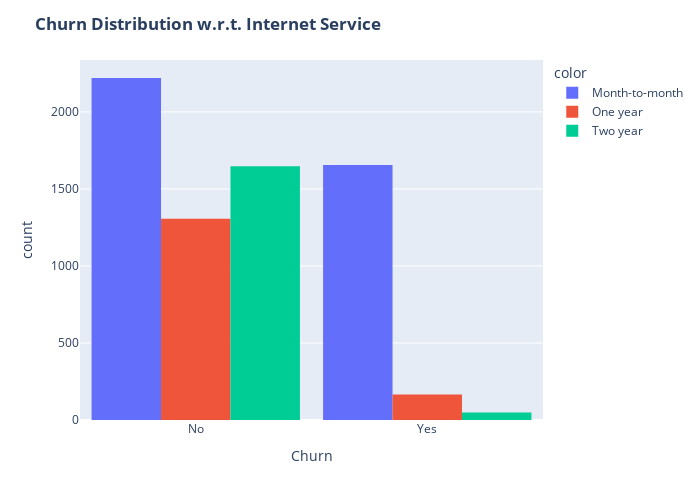

Notebook source saved alongside this figure:
### Markdown cell above
26.6 % of customers switched to another firm.

Customers are 49.5 % female and 50.5 % male

### Code cell
churn_map={0:'No',1:'Yes'}
contract_map={0:'Month-to-month',1:'One year',2:'Two year'}

fig=px.histogram(df_processed,x=Data['Churn'],color=Data['Contract'],barmode='group',labels={'x': 'Churn'})

fig.update_layout()
fig.update_layout(width=700, height=500, bargap=0.1)
fig.update_layout(title_text="<b>Churn Distribution w.r.t. Internet Service </b>")

fig.show()

### Figure 1 — Plotly figure (JSON) as saved in the notebook; plotly's stock layout.template omitted (floating-point values rounded to 4 significant figures; data arrays with more than 128 entries replaced by an {"elided": "..."} marker saying what was removed)
{"data": [{"alignmentgroup": "True", "bingroup": "x", "hovertemplate": "color=Month-to-month<br>Churn=%{x}<br>count=%{y}<extra></extra>", "legendgroup": "Month-to-month", "marker": {"color": "#636efa", "pattern": {"shape": ""}}, "name": "Month-to-month", "offsetgroup": "Month-to-month", "orientation": "v", "showlegend": true, "type": "histogram", "x": {"elided": "3875 str values"}, "xaxis": "x", "yaxis": "y"}, {"alignmentgroup": "True", "bingroup": "x", "hovertemplate": "color=One year<br>Churn=%{x}<br>count=%{y}<extra></extra>", "legendgroup": "One year", "marker": {"color": "#EF553B", "pattern": {"shape": ""}}, "name": "One year", "offsetgroup": "One year", "orientation": "v", "showlegend": true, "type": "histogram", "x": {"elided": "1473 str values"}, "xaxis": "x", "yaxis": "y"}, {"alignmentgroup": "True", "bingroup": "x", "hovertemplate": "color=Two year<br>Churn=%{x}<br>count=%{y}<extra></extra>", "legendgroup": "Two year", "marker": {"color": "#00cc96", "pattern": {"shape": ""}}, "name": "Two year", "offsetgroup": "Two year", "orientation": "v", "showlegend": true, "type": "histogram", "x": {"elided": "1695 str values"}, "xaxis": "x", "yaxis": "y"}], "layout": {"bargap": 0.1, "barmode": "group", "height": 500, "legend": {"title": {"text": "color"}, "tracegroupgap": 0}, "margin": {"t": 60}, "title": {"text": "<b>Churn Distribution w.r.t. Internet Service </b>"}, "width": 700, "xaxis": {"anchor": "y", "domain": [0, 1], "title": {"text": "Churn"}}, "yaxis": {"anchor": "x", "domain": [0, 1], "title": {"text": "count"}}}}
